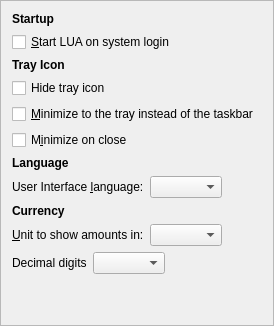
                                <widget class="QFrame" name="frameMain">
                                    <property name="frameShape">
                                        <enum>QFrame::StyledPanel</enum>
                                    </property>
                                    <property name="frameShadow">
                                        <enum>QFrame::Raised</enum>
                                    </property>
                                    <layout class="QVBoxLayout">
                                        <item>
                                            <widget class="QLabel" name="labelSettingsStartup">
                                                <property name="font">
                                                    <font>
                                                        <weight>75</weight>
                                                        <bold>true</bold>
                                                    </font>
                                                </property>
                                                <property name="text">
                                                    <string>Startup</string>
                                                </property>
                                            </widget>
                                        </item>
                                        <item>
                                            <widget class="QCheckBox" name="luaAtStartup">
                                                <property name="toolTip">
                                                    <string>Automatically start LUA after logging in to the system.</string>
                                                </property>
                                                <property name="text">
                                                    <string>&amp;Start LUA on system login</string>
                                                </property>
                                            </widget>
                                        </item>
                                        <item>
                                            <widget class="QLabel" name="labelSettingsTray">
                                                <property name="font">
                                                    <font>
                                                        <weight>75</weight>
                                                        <bold>true</bold>
                                                    </font>
                                                </property>
                                                <property name="text">
                                                    <string>Tray Icon</string>
                                                </property>
                                            </widget>
                                        </item>
                                        <item>
                                            <widget class="QCheckBox" name="hideTrayIcon">
                                                <property name="toolTip">
                                                    <string>&amp;Hide the icon from the system tray.</string>
                                                </property>
                                                <property name="text">
                                                    <string>Hide tray icon</string>
                                                </property>
                                            </widget>
                                        </item>
                                        <item>
                                            <widget class="QCheckBox" name="minimizeToTray">
                                                <property name="toolTip">
                                                    <string>Show only a tray icon after minimizing the window.</string>
                                                </property>
                                                <property name="text">
                                                    <string>&amp;Minimize to the tray instead of the taskbar</string>
                                                </property>
                                            </widget>
                                        </item>
                                        <item>
                                            <widget class="QCheckBox" name="minimizeOnClose">
                                                <property name="toolTip">
                                                    <string>Minimize instead of exit the application when the window is closed. When this option is enabled, the application will be closed only after selecting Exit in the menu.</string>
                                                </property>
                                                <property name="text">
                                                    <string>M&amp;inimize on close</string>
                                                </property>
                                            </widget>
                                        </item>
                                        <item>
                                            <widget class="QLabel" name="labelSettingsLanguage">
                                                <property name="font">
                                                    <font>
                                                        <weight>75</weight>
                                                        <bold>true</bold>
                                                    </font>
                                                </property>
                                                <property name="text">
                                                    <string>Language</string>
                                                </property>
                                            </widget>
                                        </item>
                                        <item>
                                            <layout class="QHBoxLayout" name="horizontalLayout_1_Display">
                                                <item>
                                                    <widget class="QLabel" name="langLabel">
                                                        <property name="text">
                                                            <string>User Interface &amp;language:</string>
                                                        </property>
                                                        <property name="textFormat">
                                                            <enum>Qt::PlainText</enum>
                                                        </property>
                                                        <property name="buddy">
                                                            <cstring>lang</cstring>
                                                        </property>
                                                    </widget>
                                                </item>
                                                <item>
                                                    <widget class="QValueComboBox" name="lang">
                                                        <property name="toolTip">
                                                            <string>The user interface language can be set here. This setting will take effect after restarting LUA.</string>
                                                        </property>
                                                    </widget>
                                                </item>
                                                <item>
                                                    <spacer>
                                                        <property name="orientation">
                                                            <enum>Qt::Horizontal</enum>
                                                        </property>
                                                        <property name="sizeHint" stdset="0">
                                                            <size>
                                                                <width>40</width>
                                                                <height>20</height>
                                                            </size>
                                                        </property>
                                                    </spacer>
                                                </item>
                                            </layout>
                                        </item>
                                         <item>
                                            <widget class="QLabel" name="labelSettingsCurrency">
                                                <property name="font">
                                                    <font>
                                                        <weight>75</weight>
                                                        <bold>true</bold>
                                                    </font>
                                                </property>
                                                <property name="text">
                                                    <string>Currency</string>
                                                </property>
                                            </widget>
                                        </item>
                                        <item>
                                            <layout class="QHBoxLayout" name="horizontalLayout_2_Display">
                                                <item>
                                                    <widget class="QLabel" name="unitLabel">
                                                        <property name="text">
                                                            <string>&amp;Unit to show amounts in:</string>
                                                        </property>
                                                        <property name="textFormat">
                                                            <enum>Qt::PlainText</enum>
                                                        </property>
                                                        <property name="buddy">
                                                            <cstring>unit</cstring>
                                                        </property>
                                                    </widget>
                                                </item>
                                                <item>
                                                    <widget class="QValueComboBox" name="unit">
                                                        <property name="toolTip">
                                                            <string>Choose the default subdivision unit to show in the interface and when sending coins.</string>
                                                        </property>
                                                    </widget>
                                                </item>
                                                <item>
                                                    <spacer>
                                                        <property name="orientation">
                                                            <enum>Qt::Horizontal</enum>
                                                        </property>
                                                        <property name="sizeHint" stdset="0">
                                                            <size>
                                                                <width>40</width>
                                                                <height>20</height>
                                                            </size>
                                                        </property>
                                                    </spacer>
                                                </item>
                                            </layout>
                                        </item>
                                        <item>
                                            <layout class="QHBoxLayout" name="horizontalLayout_5_Display">
                                                <item>
                                                    <widget class="QLabel" name="digitsLabel">
                                                        <property name="text">
                                                            <string>Decimal digits</string>
                                                        </property>
                                                    </widget>
                                                </item>
                                                <item>
                                                    <widget class="QValueComboBox" name="digits"/>
                                                </item>
                                                <item>
                                                    <spacer>
                                                        <property name="orientation">
                                                            <enum>Qt::Horizontal</enum>
                                                        </property>
                                                        <property name="sizeHint" stdset="0">
                                                            <size>
                                                                <width>40</width>
                                                                <height>20</height>
                                                            </size>
                                                        </property>
                                                    </spacer>
                                                </item>
                                            </layout>
                                        </item>
                                         <item>
                                            <spacer name="verticalSpacerBottom">
                                                <property name="orientation">
                                                    <enum>Qt::Vertical</enum>
                                                </property>
                                                <property name="sizeHint" stdset="0">
                                                    <size>
                                                        <width>20</width>
                                                        <height>40</height>
                                                    </size>
                                                </property>
                                            </spacer>
                                        </item>
                                    </layout>
                                </widget>
